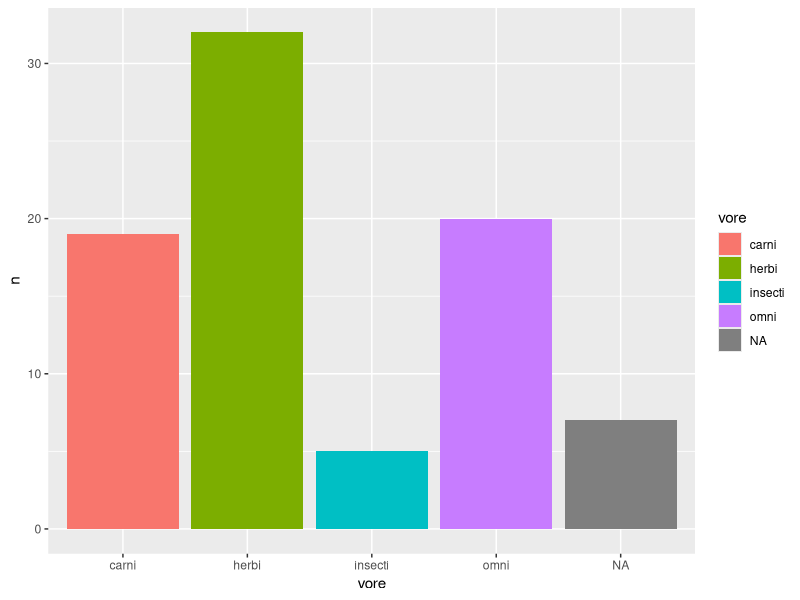

Here is the R script that generated this plot:
## ---- chunk 1
knitr::opts_chunk$set(
	echo = TRUE,
	message = FALSE,
	warning = FALSE
)
## ---- chunk 2
library(tidyverse)
msleep %>% 
  count(vore) %>% 
  ggplot(aes(x = vore,
             y = n,
             fill = vore)) +
  geom_col()
